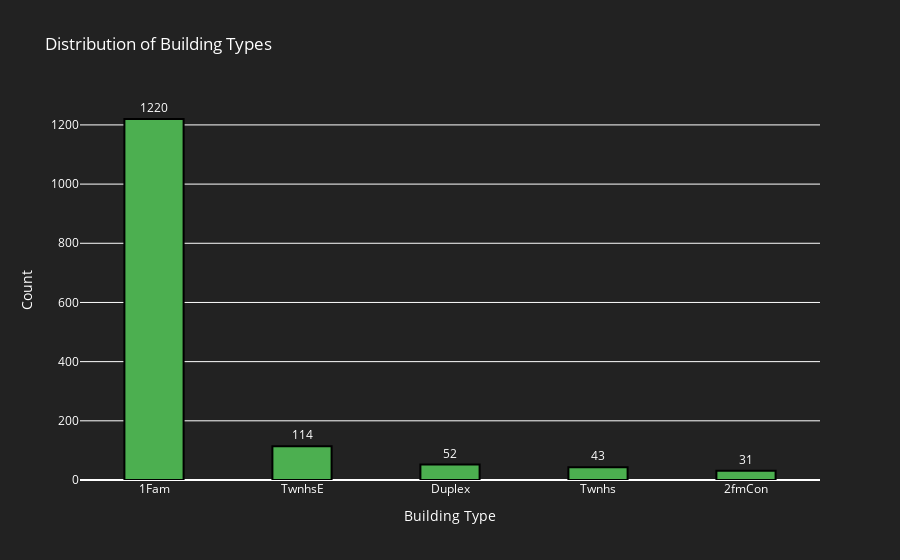
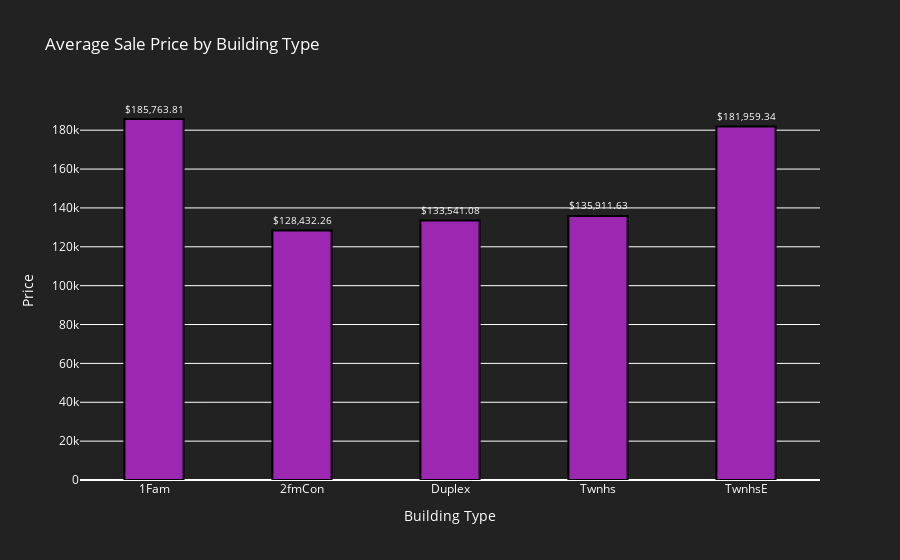

The cell these charts' notebook holds for them, in order:
### Code cell
# 1. Distribution of dwelling types and their relation to sale prices
dwelling_types = df['BldgType'].value_counts()
dwelling_prices = df.groupby('BldgType')['SalePrice'].mean()

# Format labels for the second graph
formatted_dwelling_prices = ['$' + f'{value:,.2f}' for value in dwelling_prices.values]

# Create bar charts
fig1 = go.Figure(data=[go.Bar(
    x=dwelling_types.index,
    y=dwelling_types.values,
    marker_color='rgb(76, 175, 80)',
    text=dwelling_types.values,
    textposition='outside',
    width=0.4,
    marker=dict(line=dict(width=2, color='rgba(0,0,0,1)'), opacity=1)
)])
fig1.update_layout(
    title='Distribution of Building Types',
    xaxis_title='Building Type',
    yaxis_title='Count',
    plot_bgcolor='rgba(34, 34, 34, 1)',
    paper_bgcolor='rgba(34, 34, 34, 1)',
    font=dict(color='white')
)

fig2 = go.Figure(data=[go.Bar(
    x=dwelling_prices.index,
    y=dwelling_prices.values,
    marker_color='rgb(156, 39, 176)',
    text=formatted_dwelling_prices,
    textposition='outside',
    width=0.4,
    marker=dict(line=dict(width=2, color='rgba(0,0,0,1)'), opacity=1)
)])
fig2.update_layout(
    title='Average Sale Price by Building Type',
    xaxis_title='Building Type',
    yaxis_title='Price',
    plot_bgcolor='rgba(34, 34, 34, 1)',
    paper_bgcolor='rgba(34, 34, 34, 1)',
    font=dict(color='white')
)

# Show the figures
fig1.show()
fig2.show()

### Figure 1 — Plotly figure (JSON) as saved in the notebook; plotly's stock layout.template omitted (floating-point values rounded to 4 significant figures)
{"data": [{"marker": {"color": "rgb(76, 175, 80)", "line": {"color": "rgba(0,0,0,1)", "width": 2}, "opacity": 1}, "text": [1220.0, 114.0, 52.0, 43.0, 31.0], "textposition": "outside", "type": "bar", "width": 0.4, "x": ["1Fam", "TwnhsE", "Duplex", "Twnhs", "2fmCon"], "y": [1220, 114, 52, 43, 31]}], "layout": {"font": {"color": "white"}, "paper_bgcolor": "rgba(34, 34, 34, 1)", "plot_bgcolor": "rgba(34, 34, 34, 1)", "title": {"text": "Distribution of Building Types"}, "xaxis": {"title": {"text": "Building Type"}}, "yaxis": {"title": {"text": "Count"}}}}

### Figure 2 — Plotly figure (JSON) as saved in the notebook; plotly's stock layout.template omitted (floating-point values rounded to 4 significant figures)
{"data": [{"marker": {"color": "rgb(156, 39, 176)", "line": {"color": "rgba(0,0,0,1)", "width": 2}, "opacity": 1}, "text": ["$185,763.81", "$128,432.26", "$133,541.08", "$135,911.63", "$181,959.34"], "textposition": "outside", "type": "bar", "width": 0.4, "x": ["1Fam", "2fmCon", "Duplex", "Twnhs", "TwnhsE"], "y": [185800.0, 128400.0, 133500.0, 135900.0, 182000.0]}], "layout": {"font": {"color": "white"}, "paper_bgcolor": "rgba(34, 34, 34, 1)", "plot_bgcolor": "rgba(34, 34, 34, 1)", "title": {"text": "Average Sale Price by Building Type"}, "xaxis": {"title": {"text": "Building Type"}}, "yaxis": {"title": {"text": "Price"}}}}
